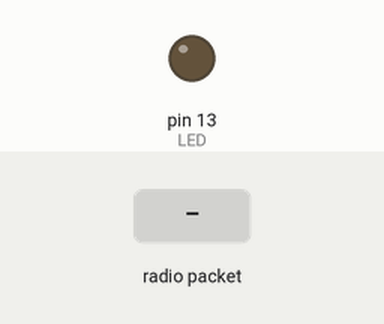
Bench run of a sketch on a simulated Arduino Uno, built with avr-gcc and run on an emulated ATmega328P. Shown: output pins drawn as LEDs (lit = HIGH). The test bench sets the inputs (shaded band). No radio packets arrive unless stated; pins used as bus, display or sensor lines are not drawn; what the sketch prints to the serial monitor is not drawn.

Above: at 1.3 s.
1.4 s: radio packet "1" arrives
At 1.7 s:
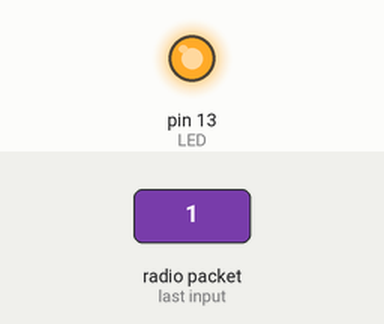
Timing chart, 0 to 4.4 s (numbered marks = the images above; inputs shaded):
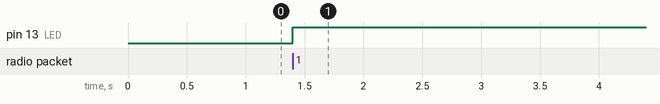

The sketch:

Beacon_Reciever.ino
```cpp
// Trav's beacon receiver ground segement

#include <SPI.h>
#include <RH_RF95.h>

// for Feather32u4 RFM9x
#define RFM95_CS 8
#define RFM95_RST 4
#define RFM95_INT 7

// Change to 434.0 or other frequency, must match RX's freq!
#define RF95_FREQ 437.0

// Singleton instance of the radio driver
RH_RF95 rf95(RFM95_CS, RFM95_INT);

// Blinky on receipt
#define LED 13

void setup()
{
  pinMode(LED, OUTPUT);
  pinMode(RFM95_RST, OUTPUT);
  digitalWrite(RFM95_RST, HIGH);

  Serial.begin(115200);
  while (!Serial) {
    delay(1);
  }
  delay(100);

  Serial.println("Feather LoRa RX Test!");

  // manual reset
  digitalWrite(RFM95_RST, LOW);
    delay(10);
  digitalWrite(RFM95_RST, HIGH);
  delay(10);

  while (!rf95.init()) {
    Serial.println("LoRa radio init failed");
    Serial.println("Uncomment '#define SERIAL_DEBUG' in RH_RF95.cpp for detailed debug info");
    while (1);
  }
  Serial.println("LoRa radio init OK!");

  // Defaults after init are 434.0MHz, modulation GFSK_Rb250Fd250, +13dbM
  if (!rf95.setFrequency(RF95_FREQ)) {
    Serial.println("setFrequency failed");
    while (1);
  }
  Serial.print("Set Freq to: "); Serial.println(RF95_FREQ);

  // Defaults after init are 434.0MHz, 13dBm, Bw = 125 kHz, Cr = 4/5, Sf = 128chips/symbol, CRC on
  // you can set transmitter powers from 5 to 23 dBm:
  rf95.setTxPower(5, false);
}

void loop()
{
  if (rf95.available())
  {
    // Should be a message for us now
    uint8_t buf[RH_RF95_MAX_MESSAGE_LEN];
    uint8_t len = sizeof(buf);

    if (rf95.recv(buf, &len))
    {
      digitalWrite(LED, HIGH);
      RH_RF95::printBuffer("Received: ", buf, len);
      Serial.print("Got: ");

      //int RxMSG[20] = (int *)buf;
      for(int i = 0; i < 50; i++)
      {
        Serial.print((char)buf[i]);
        //Serial.print(", ");
      }
      Serial.println();
      Serial.print("number of Bytes is: ");
      Serial.println(len);

    }
    else
    {
      Serial.println("Receive failed");
    }
  }
}
```

Measured:
- after the input at 1.4 s, pin 13 (LED): LOW → HIGH at once
